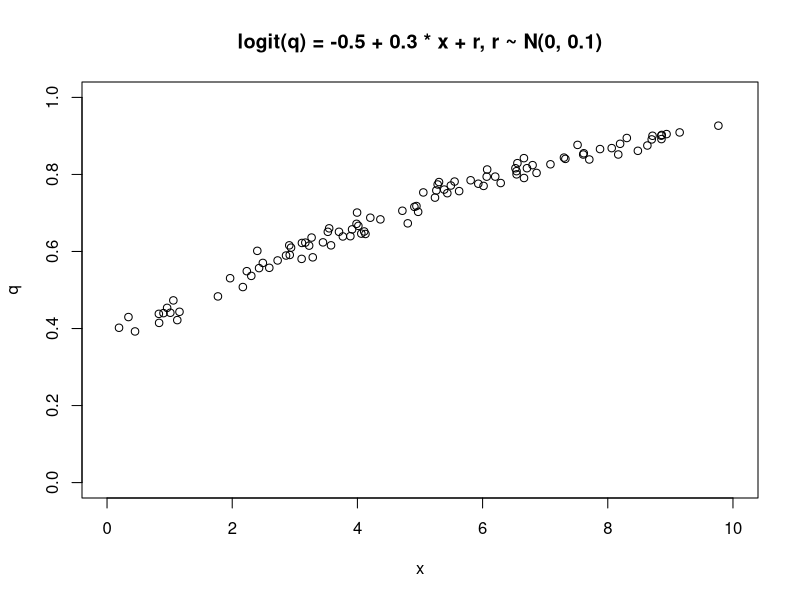
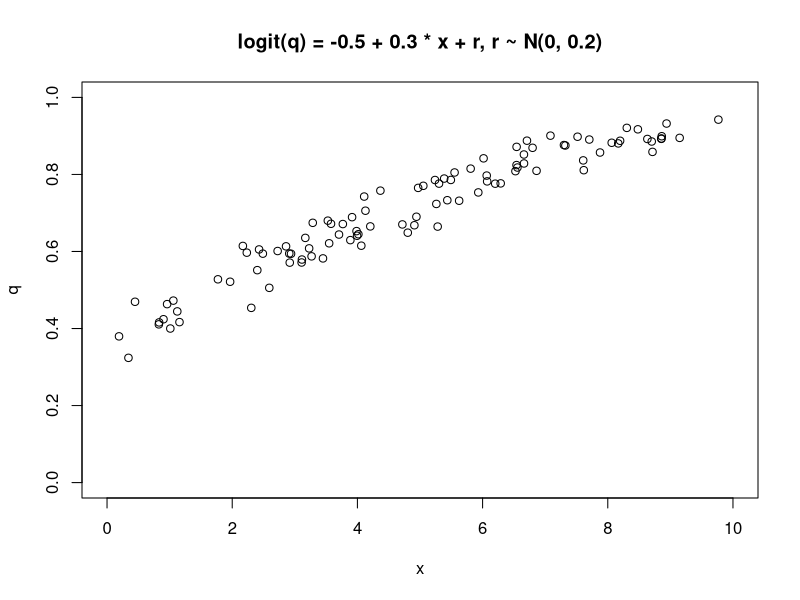
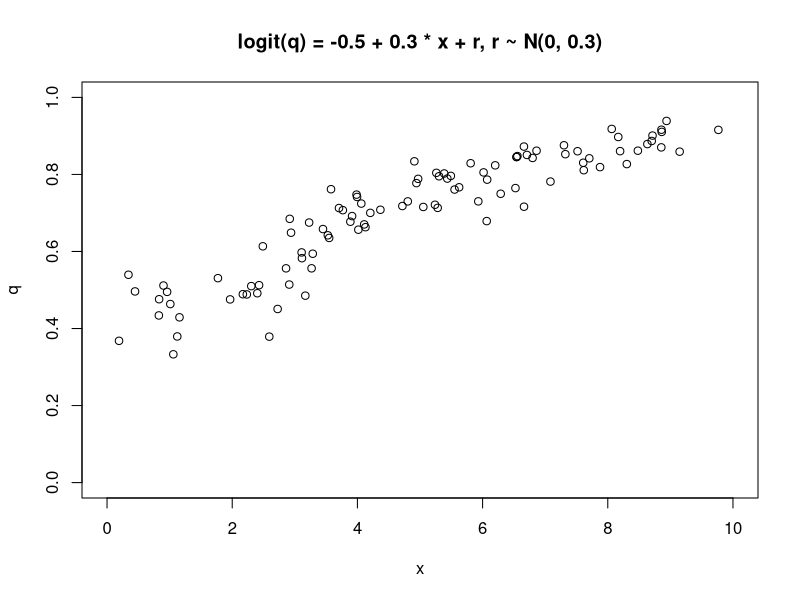
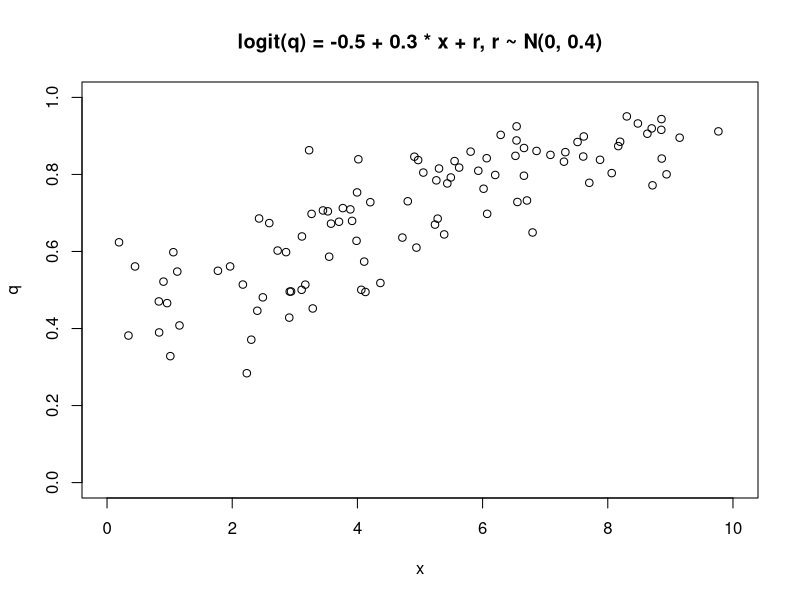
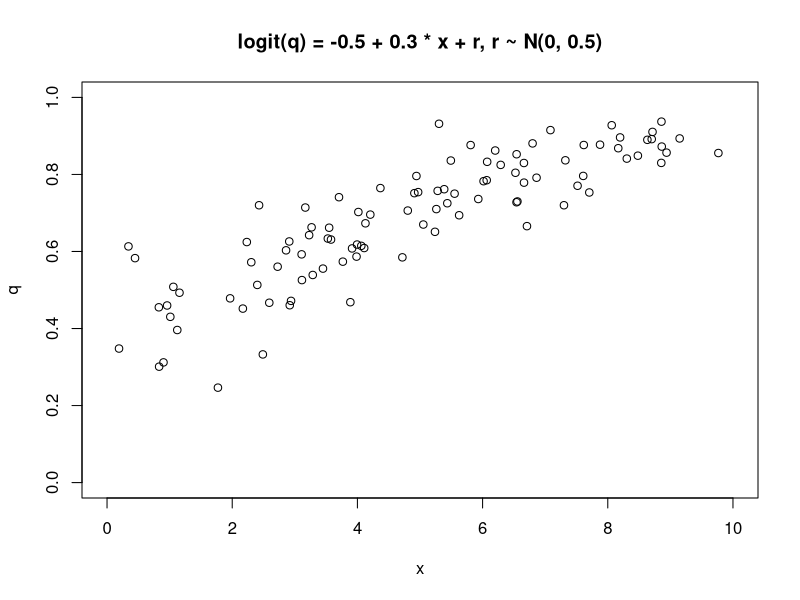
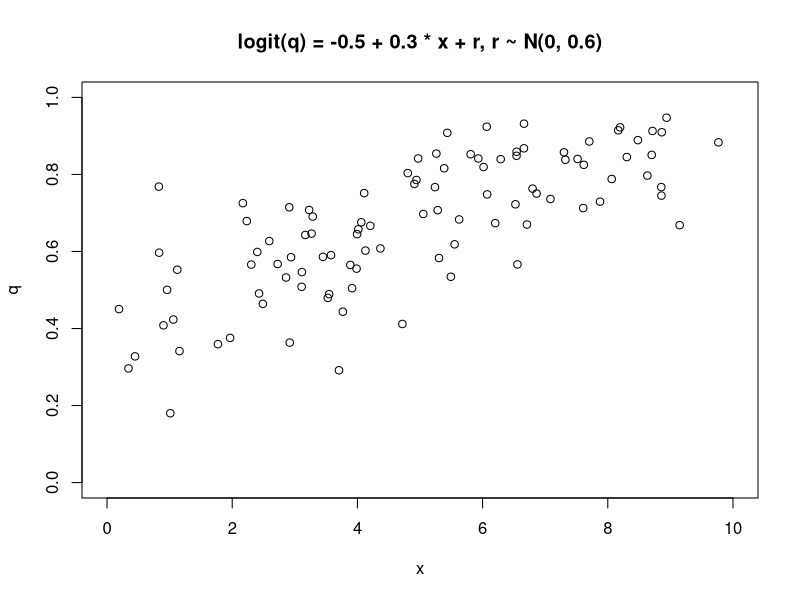
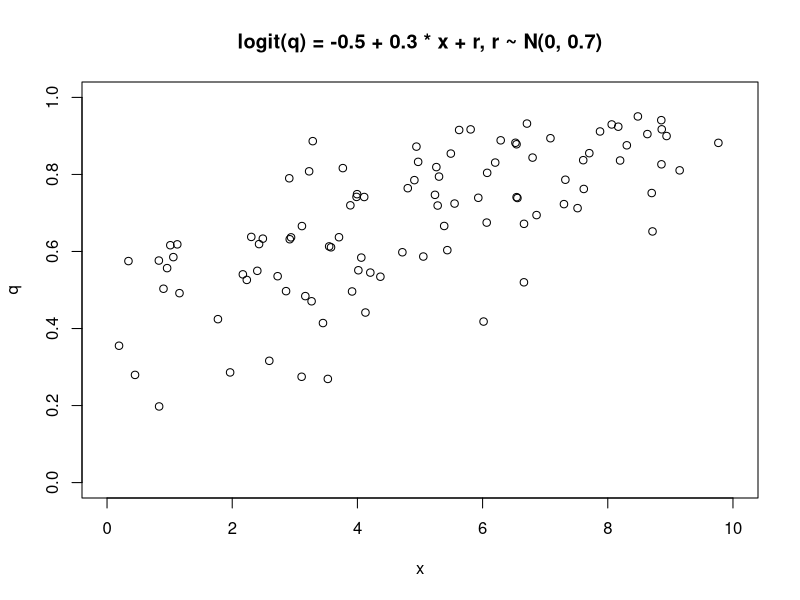
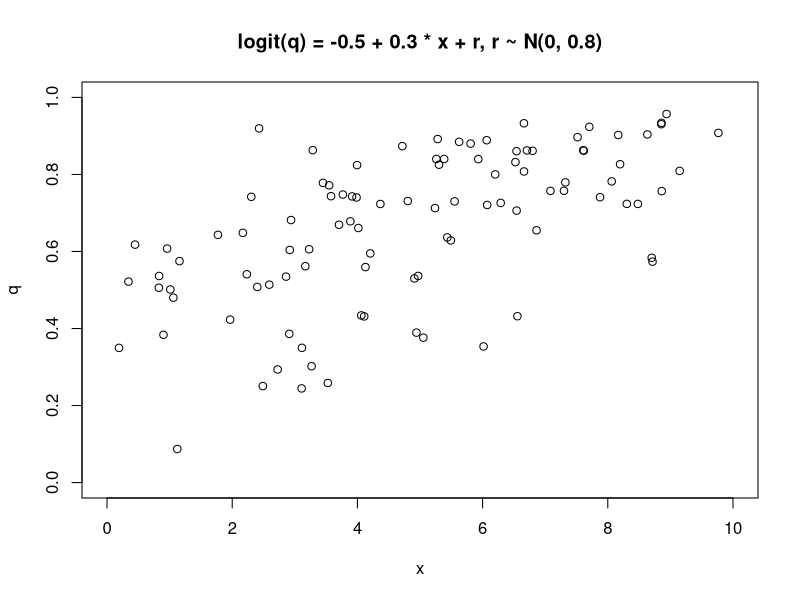

R code for these plots, in order:
linkFunction <- function(b1, b2) {
  function(x, r) {
    1 / (1 + exp(-b1 - b2 * x - r))
  }
}

xl <- "x"
yl <- "q"
xs <- runif(100, 0, 10)
ys <- function(r) {
  linkFunction(-0.5, 0.3)(xs, r)
}
for (sd in seq(0.1, 2.0, by = 0.1)) {
  rs <- rnorm(100, mean = 0, sd = sd)
  ps <- data.frame(x = xs, y = ys(rs))
  title <- paste0("logit(q) = -0.5 + 0.3 * x + r, r ~ N(0, ", sd, ")")
  plot(0, 0, type = "n", xlim = c(0, 10), ylim = c(0.0, 1.0), main = title, xlab = xl, ylab = yl)
  points(ps, pch = 1)
}
